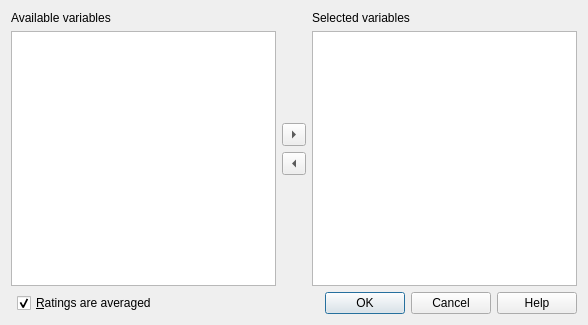
<?xml version="1.0" encoding="UTF-8"?>
<ui version="4.0">
 <class>Dialog</class>
 <widget class="QDialog" name="Dialog">
  <property name="geometry">
   <rect>
    <x>0</x>
    <y>0</y>
    <width>588</width>
    <height>325</height>
   </rect>
  </property>
  <property name="windowTitle">
   <string>Interrater reliability</string>
  </property>
  <layout class="QGridLayout" name="gridLayout_3">
   <item row="0" column="0" colspan="4">
    <layout class="QGridLayout" name="gridLayout_2">
     <item row="0" column="0">
      <layout class="QVBoxLayout" name="verticalLayout_3">
       <item>
        <widget class="QLabel" name="label">
         <property name="text">
          <string>Available variables</string>
         </property>
         <property name="buddy">
          <cstring>source_listWidget</cstring>
         </property>
        </widget>
       </item>
       <item>
        <widget class="QListWidget" name="source_listWidget">
         <property name="mouseTracking">
          <bool>false</bool>
         </property>
         <property name="selectionMode">
          <enum>QAbstractItemView::ExtendedSelection</enum>
         </property>
        </widget>
       </item>
      </layout>
     </item>
     <item row="0" column="1">
      <layout class="QVBoxLayout" name="verticalLayout_2">
       <item>
        <spacer name="verticalSpacer_2">
         <property name="orientation">
          <enum>Qt::Vertical</enum>
         </property>
         <property name="sizeHint" stdset="0">
          <size>
           <width>20</width>
           <height>40</height>
          </size>
         </property>
        </spacer>
       </item>
       <item>
        <widget class="QToolButton" name="addVar">
         <property name="arrowType">
          <enum>Qt::RightArrow</enum>
         </property>
        </widget>
       </item>
       <item>
        <widget class="QToolButton" name="removeVar">
         <property name="arrowType">
          <enum>Qt::LeftArrow</enum>
         </property>
        </widget>
       </item>
       <item>
        <spacer name="verticalSpacer">
         <property name="orientation">
          <enum>Qt::Vertical</enum>
         </property>
         <property name="sizeHint" stdset="0">
          <size>
           <width>20</width>
           <height>40</height>
          </size>
         </property>
        </spacer>
       </item>
      </layout>
     </item>
     <item row="0" column="2">
      <layout class="QVBoxLayout" name="verticalLayout">
       <item>
        <widget class="QLabel" name="label_2">
         <property name="text">
          <string>Selected variables</string>
         </property>
         <property name="buddy">
          <cstring>selected_listWidget</cstring>
         </property>
        </widget>
       </item>
       <item>
        <widget class="QListWidget" name="selected_listWidget">
         <property name="enabled">
          <bool>true</bool>
         </property>
         <property name="selectionMode">
          <enum>QAbstractItemView::ExtendedSelection</enum>
         </property>
        </widget>
       </item>
      </layout>
     </item>
    </layout>
   </item>
   <item row="1" column="3">
    <widget class="QDialogButtonBox" name="buttonBox">
     <property name="enabled">
      <bool>true</bool>
     </property>
     <property name="sizePolicy">
      <sizepolicy hsizetype="Fixed" vsizetype="Fixed">
       <horstretch>0</horstretch>
       <verstretch>0</verstretch>
      </sizepolicy>
     </property>
     <property name="orientation">
      <enum>Qt::Horizontal</enum>
     </property>
     <property name="standardButtons">
      <set>QDialogButtonBox::Cancel|QDialogButtonBox::Help|QDialogButtonBox::Ok</set>
     </property>
     <property name="centerButtons">
      <bool>false</bool>
     </property>
    </widget>
   </item>
   <item row="1" column="1">
    <widget class="QCheckBox" name="ratings_averaged_check_box">
     <property name="text">
      <string>&amp;Ratings are averaged</string>
     </property>
     <property name="checked">
      <bool>true</bool>
     </property>
    </widget>
   </item>
   <item row="1" column="2">
    <spacer name="horizontalSpacer">
     <property name="orientation">
      <enum>Qt::Horizontal</enum>
     </property>
     <property name="sizeHint" stdset="0">
      <size>
       <width>40</width>
       <height>20</height>
      </size>
     </property>
    </spacer>
   </item>
  </layout>
 </widget>
 <tabstops>
  <tabstop>source_listWidget</tabstop>
  <tabstop>addVar</tabstop>
  <tabstop>removeVar</tabstop>
  <tabstop>selected_listWidget</tabstop>
  <tabstop>ratings_averaged_check_box</tabstop>
 </tabstops>
 <resources/>
 <connections/>
</ui>
